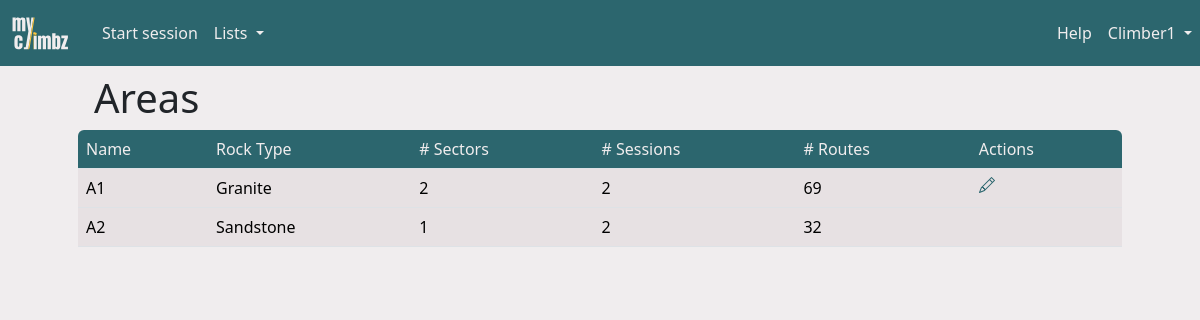
Screenshot of /areas (signed in) with the database file from the repository.
### climbz/models/climber.py (models this page shows, shortened)
class Climber(db.Model, UserMixin):
    id = db.Column(db.Integer, primary_key=True)
    role = db.Column(db.Integer, nullable=False, default=0)
    email = db.Column(db.String(200), nullable=False, unique=True)
    password = db.Column(db.String(200), nullable=False)
    name = db.Column(db.String(200), nullable=False)
    birthdate = db.Column(db.Date, nullable=True)
    year_started_climbing = db.Column(db.Integer, nullable=True)
    height = db.Column(db.Integer, nullable=True)
    ape_index = db.Column(db.Integer, nullable=True)
    grade_scale = db.Column(db.String(10), nullable=False, default="font")
    sessions = db.relationship("Session", backref="climber", cascade="all, delete")
    opinions = db.relationship("Opinion", backref="climber", cascade="all, delete")
    routes = db.relationship("Route", backref="creator")
    sectors = db.relationship("Sector", backref="creator")
    areas = db.relationship("Area", backref="creator")
    projects = db.relationship(
        "Route",
        secondary=climber_projects,
        backref=db.backref("climbers", lazy="dynamic"),
    )

### climbz/models/area.py (models this page shows, shortened)
class Area(db.Model):
    id = db.Column(db.Integer, primary_key=True)
    name = db.Column(db.String(100), nullable=False, unique=True)
    comment = db.Column(db.Text)
    link = db.Column(db.String(300))
    created_by = db.Column(db.Integer, db.ForeignKey("climber.id"), nullable=False)
    rock_type_id = db.Column(db.Integer, db.ForeignKey("rock_type.id"))
    rock_type = db.relationship("RockType", backref="climbing_areas")
    sessions = db.relationship("Session", backref="area", cascade="all, delete")
    sectors = db.relationship("Sector", backref="area", cascade="all, delete")

### climbz/models/rock_type.py (models this page shows)
class RockType(db.Model):
    id = db.Column(db.Integer, primary_key=True)
    name = db.Column(db.String(100), nullable=False)

### climbz/blueprints/areas/routes.py (the view)
@areas.route("/areas")
def table_areas() -> str:
    return render("areas.html", title="Areas", areas=Area.query.all())

### climbz/blueprints/utils.py (called while the page is built)
@login_required
def render(*args, **kwargs) -> str:
    kwargs["title"] = kwargs["title"]
    kwargs["error"] = flask_session.pop("error", None)
    kwargs["open_session"] = Session.query.get(flask_session.get("session_id", -1))
    kwargs["username"] = current_user.name
    kwargs["user_id"] = current_user.id
    kwargs["user_role"] = current_user.role
    kwargs["user_grade_scale"] = current_user.grade_scale
    path = request.path
    if not path.startswith("/edit_") and not path.startswith("/add_"):
        flask_session["call_from_url"] = path
    return render_template(
        *args,
        **kwargs,
    )

### climbz/models/climber.py (called while the page is built)
@login_manager.user_loader
def load_climber(climber_id: int) -> Climber:
    return Climber.query.get(int(climber_id))

### run.py (called while the page is built, shortened)
@app.before_request
def check_request_validity():
    if not request.endpoint:
        return
    elif request.endpoint == "climbers.login" or "static" in request.endpoint:
        return
    elif not current_user.is_authenticated:
        return redirect(url_for("climbers.login"))

### climbz/templates/areas.html (shortened to what this page needs)
{% extends "main.html" %}
{% block content %}
<div class="container px-0 px-md-5">
    <h1 class="ms-3 mt-2">Areas</h1>
    <table id="content_table" class="table table-hover" data-sort-col="0" data-sort-order="asc">
        <thead>
            <tr>
                {% for row_name in ["Name", "Rock Type", "# Sectors", "# Sessions", "# Routes"] %}
                <th>{{ row_name }}</th>
                {% endfor %}
                <th data-sortable="false">Actions</th>
            </tr>
        </thead>
        <tbody>
            {% for area in areas %}
            {% set onclick = "window.location=\"" + url_for('areas.page_area', area_id=area.id) + "\"" %}
            <tr>
                <td onclick={{ onclick }}>{{ area.name }}</td>
                <td onclick={{ onclick }}>{{ area.rock_type.name }}</td>
                <td onclick={{ onclick }}>{{ area.sectors|length }}</td>
                <td onclick={{ onclick }}>{{ area.sessions|length }}</td>
                <td onclick={{ onclick }}>{{ area.sectors|map(attribute='routes')|map('length')|sum }}</td>
                {% if area.created_by == user_id or user_role == 1 %}
                <td>
                    <a href="{{ url_for('areas.edit_area', area_id=area.id) }}">
                    </a>
                </td>
                {% else %}
                <td></td>
                {% endif %}
            </tr>
            {% endfor %}
        </tbody>
    </table>
</div>
{% endblock content %}

### climbz/templates/main.html (shortened to what this page needs)
<html>
<head>
    <link href="https://cdn.jsdelivr.net/npm/bootstrap@5.3.2/dist/css/bootstrap.min.css" rel="stylesheet"
>
    <link href="{{ url_for('static', filename='css/colors.css') }}" rel="stylesheet" type="text/css">
    <link rel="stylesheet" type="text/css" href="https://cdnjs.cloudflare.com/ajax/libs/noUiSlider/15.8.1/nouislider.css" />
    <link href="https://cdn.jsdelivr.net/npm/simple-datatables@latest/dist/style.css" rel="stylesheet" type="text/css">
</head>
<body>
    <nav class="navbar navbar-expand-lg">
        <a class="navbar-brand" href="{{ url_for('home.page_home') }}" style="padding-left: 10px;">
            <img src="{{ url_for('static', filename='images/logo-transparent.svg') }}" width="60" height="40" class="d-inline-block align-top" alt="">
        </a>
        {% if not "Add" in title and not "Edit" in title %}
        <div class="collapse navbar-collapse ps-2" id="navbarSupportedContent">
            <ul class="navbar-nav me-auto mb-2 mb-md-0">
                {% if open_session %}
                <li><a class="nav-link" href="{{ url_for('climbs.add_climb') }}">Add climb</a></li>
                <li>
                    <a class="nav-link" href="{{ url_for('sessions.stop_session') }}">
                        Stop
                        {% if open_session.is_project_search %}
                        project search
                        {% else %}
                        session
                        {% endif %}
                    </a>
                </li>
                {% else %}
                <li class="nav-item">
                    <a class="nav-link" href="{{ url_for('sessions.add_session') }}">Start session</a>
                </li>
                {% endif %}
                <li class="nav-item dropdown">
                    <a class="nav-link dropdown-toggle" href="#" role="button" data-bs-toggle="dropdown"
                        aria-expanded="false">
                        Lists
                    </a>
                </li>
            </ul>
            <ul class="navbar-nav ms-md-auto mb-2 mb-md-0">
                <li class="nav-item">
                    <a class="nav-link" href="{{ url_for('home.guide') }}">Help</a>
                </li>
                <li class="nav-item dropdown">
                    <a class="nav-link dropdown-toggle" href="#" role="button" data-bs-toggle="dropdown"
                        aria-expanded="false">
                        {{ username }}
                    </a>
                </li>
            </ul>
        </div>
        {% endif %}
    </nav>
    {%block content %}{% endblock %}
</body>
</html>

### climbz/static/css/colors.css (style rules this page uses)
:root { --color-yellow: #FFC53D; --color-yellow-100: #fff0c6; --color-yellow-200: #ffdf88; --color-yellow-300: #FFC53D; --color-yellow-400: #ffb320; --color-yellow-500: #f98f07; --color-yellow-600: #dd6902; --color-yellow-700: #b74806; --color-yellow-800: #94360c; --color-yellow-900: #7a2e0d; --color-yellow-950: #461602; --color-green: #2C666E; --color-green-50: #f1faf9; --color-green-100: #daf3f3; --color-green-200: #bae6e7; --color-green-300: #8ad4d6; --color-green-400: #53b9bd; --color-green-500: #379da3; --color-green-600: #318089; --color-green-700: #2C666E; --color-green-800: #2c575e; --color-green-900: #284a51; --color-green-950: #163036; --color-white: #F0EDEE; --color-white-50: #f9f7f8; --color-white-100: #F0EDEE; --color-white-200: #e7e1e3; --color-white-300: #d5cccf; --color-white-400: #bbaeb2; --color-white-500: #a29197; --color-white-600: #8a787e; --color-white-700: #726368; --color-white-800: #605458; --color-white-900: #53494c; --color-white-950: #2a2527; --color-gray: #6c757d; --color-black: #0A090C; }
body { background-color: var(--color-white); }
a { text-decoration: none; color: var(--color-green); }
.navbar { background-color: var(--color-green); color: var(--color-white); }
.navbar-brand { color: var(--color-yellow); }
.nav-link, .nav-link:focus { color: var(--color-white); }
.table thead th:first-child { border-top-left-radius: var(--bs-border-radius); }
.table thead th:last-child { border-top-right-radius: var(--bs-border-radius); }
.table td { background-color: var(--color-white-200); }
.table thead { background-color: var(--color-green); color: var(--color-white); font-weight: normal; }
.table thead th { background-color: transparent; color: inherit; font-weight: normal; }
ul { list-style-type: none; }

### rows the page displays
Climber: name "Climber1"
Area: name "A1", rock_type.name "Granite", sectors|length "2", sessions|length "2", sectors|map "69"
Area: name "A2", rock_type.name "Sandstone", sectors|length "1", sessions|length "2", sectors|map "32"

### other values shown
{{ row_name }} "Name" "Rock Type" "# Sectors" "# Sessions" "# Routes"
